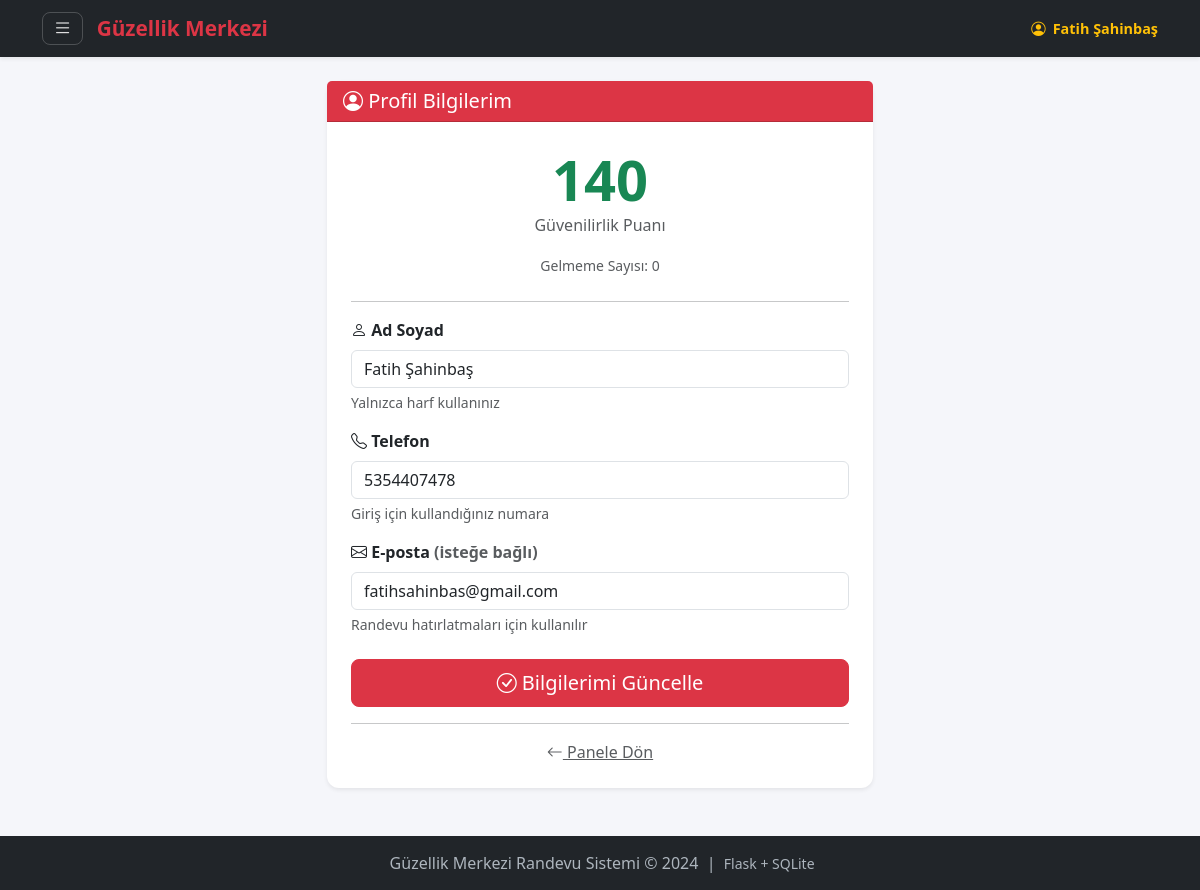
/musteri/profil (signed in), run on the app's committed database.
### tables this page shows
CREATE TABLE musteriler (
            id          INTEGER PRIMARY KEY AUTOINCREMENT,
            ad_soyad    TEXT    NOT NULL,          -- Müşteri adı ve soyadı
            telefon     TEXT    NOT NULL UNIQUE,   -- Benzersiz telefon numarası
            email       TEXT,                      -- E-posta (hatırlatma için)
            sifre_hash  TEXT    NOT NULL,          -- Şifre (hash'lenmiş)
            puan        INTEGER DEFAULT 100,       -- Başlangıç puanı 100
            gelmeme_sayisi INTEGER DEFAULT 0,      -- Kaç randevuya gelmedi
            kayit_tarihi TEXT DEFAULT (datetime('now')),
            aktif       INTEGER DEFAULT 1          -- 0=pasif, 1=aktif
        );

### routes/musteri_routes.py (the view, shortened to what this page needs)
@musteri_bp.route('/profil', methods=['GET', 'POST'])
@giris_gerekli
def profil():
    db = get_db()
    musteri = guncel_musteri()
    return render_template('musteri/profil.html', musteri=musteri)

### database.py (called while the page is built)
def get_db():
    if 'db' not in g:
        g.db = sqlite3.connect(
            current_app.config['DATABASE'],
            detect_types=sqlite3.PARSE_DECLTYPES
        )
        g.db.row_factory = sqlite3.Row
    return g.db

### routes/musteri_routes.py (called while the page is built)
def giris_gerekli(f):
    from functools import wraps
    @wraps(f)
    def decorated(*args, **kwargs):
        if not musteri_mi():
            flash('Bu sayfayı görüntülemek için giriş yapmalısınız.', 'warning')
            return redirect(url_for('auth.login_page'))
        return f(*args, **kwargs)
    return decorated

### utils/auth_helper.py (called while the page is built)
def musteri_mi() -> bool:
    return session.get('kullanici_rol') == 'musteri'

def guncel_musteri():
    if not musteri_mi():
        return None
    db = get_db()
    return db.execute(
        'SELECT * FROM musteriler WHERE id = ?',
        (session['kullanici_id'],)
    ).fetchone()

### templates/musteri/profil.html (shortened to what this page needs)
{% extends 'base.html' %}
{% block icerik %}
<div class="row justify-content-center">
    <div class="col-md-6">
        <div class="card shadow-sm">
            <div class="card-header bg-danger text-white">
                <h5 class="mb-0">
                    <i class="bi bi-person-circle"></i> Profil Bilgilerim
                </h5>
            </div>
            <div class="card-body p-4">
                <div class="text-center mb-4">
                    <div class="display-4 fw-bold
                        {% if musteri['puan'] >= 80 %}text-success
                        {% elif musteri['puan'] >= 50 %}text-warning
                        {% else %}text-danger{% endif %}">
                        {{ musteri['puan'] }}
                    </div>
                    <p class="text-muted">Güvenilirlik Puanı</p>
                    <small class="text-muted">
                        Gelmeme Sayısı: {{ musteri['gelmeme_sayisi'] }}
                    </small>
                </div>
                <hr>
                <form method="POST" action="{{ url_for('musteri.profil') }}">
                    <div class="mb-3">
                        <label class="form-label fw-bold">
                            <i class="bi bi-person"></i> Ad Soyad
                        </label>
                        <input type="text" class="form-control"
                               name="ad_soyad"
                               value="{{ musteri['ad_soyad'] }}"
                               required>
                        <div class="form-text">Yalnızca harf kullanınız</div>
                    </div>
                    <div class="mb-3">
                        <label class="form-label fw-bold">
                            <i class="bi bi-telephone"></i> Telefon
                        </label>
                        <input type="tel" class="form-control"
                               name="telefon"
                               value="{{ musteri['telefon'] }}"
                               required>
                        <div class="form-text">Giriş için kullandığınız numara</div>
                    </div>
                    <div class="mb-3">
                        <label class="form-label fw-bold">
                            <i class="bi bi-envelope"></i> E-posta
                            <span class="text-muted">(isteğe bağlı)</span>
                        </label>
                        <input type="email" class="form-control"
                               name="email"
                               value="{{ musteri['email'] or '' }}"
                               placeholder="ornek@email.com">
                        <div class="form-text">Randevu hatırlatmaları için kullanılır</div>
                    </div>
                    <div class="d-grid mt-4">
                        <button type="submit" class="btn btn-danger btn-lg">
                            <i class="bi bi-check-circle"></i> Bilgilerimi Güncelle
                        </button>
                    </div>
                </form>
                <hr>
                <div class="text-center">
                    <a href="{{ url_for('musteri.panel') }}" class="text-muted">
                        <i class="bi bi-arrow-left"></i> Panele Dön
                    </a>
                </div>
            </div>
        </div>
    </div>
</div>
{% endblock %}

### templates/base.html (shortened to what this page needs)
<!doctype html>
<html lang="tr">
  <head>
    <link href="{{ url_for('static', filename='css/bootstrap.min.css') }}" rel="stylesheet"/>
    <link href="{{ url_for('static', filename='css/bootstrap-icons.css') }}" rel="stylesheet"/>
  </head>
  <body>
    <nav class="navbar navbar-dark bg-dark shadow-sm">
      <div class="container">
        <div class="d-flex align-items-center gap-2">
          {% if session.kullanici_id %}
          <button
            class="btn-menu"
            type="button"
            data-bs-toggle="offcanvas"
            data-bs-target="#sidebarMenu"
            aria-controls="sidebarMenu"
            aria-label="Menüyü aç"
          >
            <i class="bi bi-list"></i>
          </button>
          {% endif %}
          <a class="navbar-brand mb-0" href="/">
            Güzellik Merkezi
          </a>
        </div>
        {% if session.kullanici_id %}
        <div class="user-label">
          <i class="bi bi-person-circle"></i>
          {{ session.kullanici_adi }}
        </div>
        {% endif %}
      </div>
    </nav>
    <main class="container mt-4 mb-5">
      {% block icerik %}{% endblock %}
    </main>
    <footer class="text-center">
      <div class="container">
        <p class="mb-0">
          Güzellik Merkezi Randevu Sistemi &copy; 2024 &nbsp;|&nbsp;
          <small>Flask + SQLite</small>
        </p>
      </div>
    </footer>
  </body>
</html>

### templates/base.html (style rules this page uses)
:root { --mp-kirmizi: #dc3545; --mp-koyu: #212529; --mp-acik: #f8f9fa; }
body { background-color: #f5f6fa; font-family: "Segoe UI", sans-serif; }
.navbar { min-height: 56px; }
.navbar-brand { font-weight: 700; font-size: 1.3rem; color: var(--mp-kirmizi) !important; white-space: nowrap; }
.btn-menu { border: 1px solid rgba(255,255,255,0.2); border-radius: 8px; padding: 6px 10px; color: rgba(255,255,255,0.85); background: transparent; transition: background 0.15s, border-color 0.15s; font-size: 1.2rem; line-height: 1; cursor: pointer; }
.user-label { display: flex; align-items: center; gap: 7px; color: #ffc107; font-weight: 600; font-size: 0.9rem; white-space: nowrap; cursor: default; user-select: none; }
.card { border: none; border-radius: 12px; box-shadow: 0 2px 12px rgba(0,0,0,0.08); }
footer { background: var(--mp-koyu); color: #adb5bd; padding: 15px 0; margin-top: 40px; }

### data on the page
musteriler: kullanici_adi "Fatih Şahinbaş", puan "140", gelmeme_sayisi "0", ad_soyad "Fatih Şahinbaş", telefon "5354407478", email "fatihsahinbas@gmail.com"
